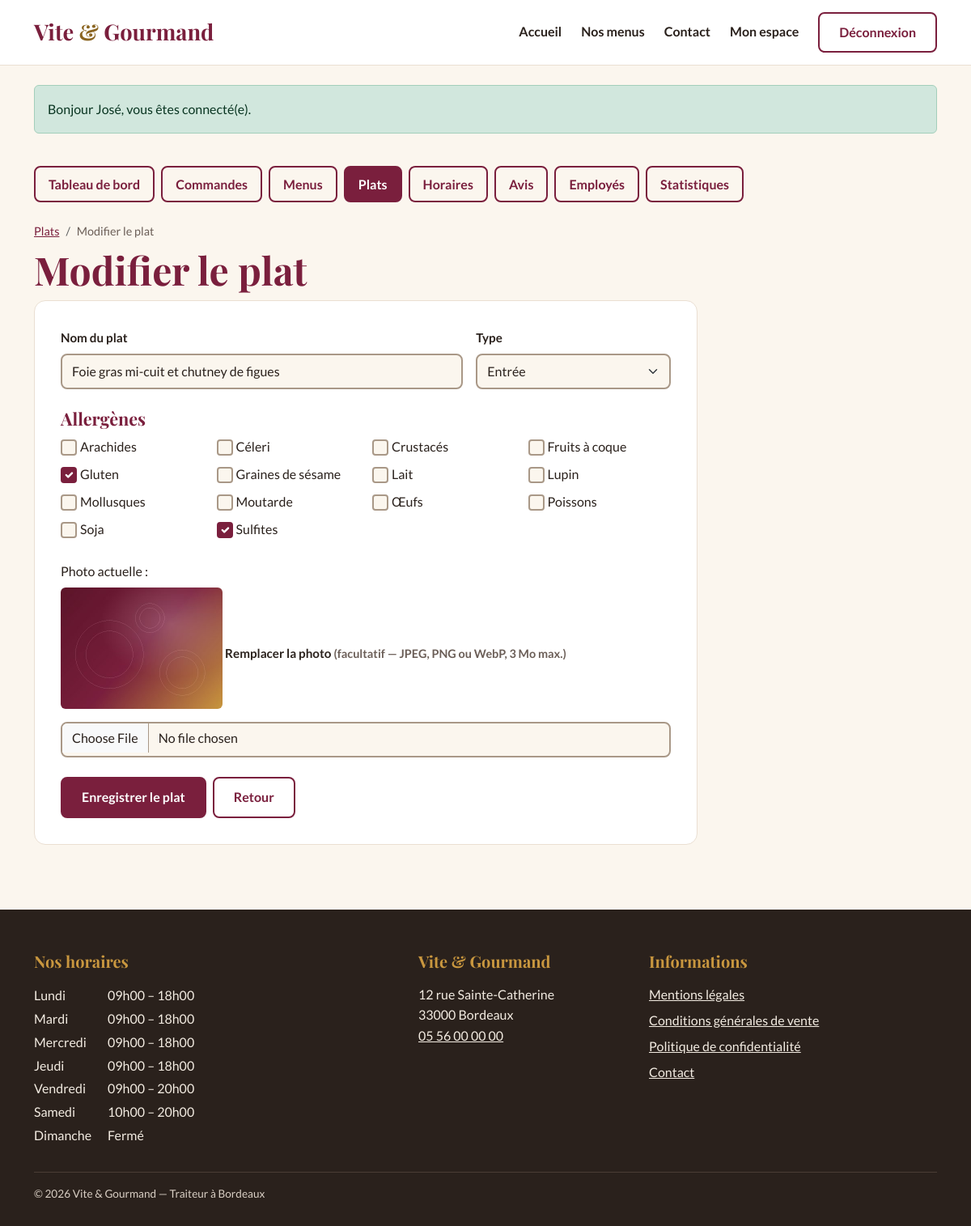
The page /employe/plat?id=1 (signed in) on the database its author committed.
### tables this page shows
CREATE TABLE plat (
    plat_id     INT           NOT NULL AUTO_INCREMENT,
    titre_plat  VARCHAR(100)  NOT NULL,
    type_plat   ENUM('entree','plat','dessert') NOT NULL,
    photo       VARCHAR(255)  NULL,
    PRIMARY KEY (plat_id)
);

CREATE TABLE allergene (
    allergene_id  INT          NOT NULL AUTO_INCREMENT,
    libelle       VARCHAR(50)  NOT NULL,
    PRIMARY KEY (allergene_id),
    UNIQUE KEY uk_allergene_libelle (libelle)
);

CREATE TABLE horaire (
    horaire_id       INT          NOT NULL AUTO_INCREMENT,
    jour             VARCHAR(10)  NOT NULL,
    ordre            TINYINT      NOT NULL,
    heure_ouverture  TIME         NULL,
    heure_fermeture  TIME         NULL,
    PRIMARY KEY (horaire_id),
    UNIQUE KEY uk_horaire_jour (jour)
);

### src/helpers.php (called while the page is built, shortened)
<?php
function e(mixed $valeur): string
{
    return htmlspecialchars((string) $valeur, ENT_QUOTES | ENT_SUBSTITUTE, 'UTF-8');
}
function render(string $gabarit, array $donnees = [], string $layout = 'layout'): void
{
    extract($donnees, EXTR_SKIP);
    require ROOT . "/templates/pages/$gabarit.php";
    require ROOT . "/templates/$layout.php";
}
function partial(string $nom, array $donnees = []): void
{
    extract($donnees, EXTR_SKIP);
    require ROOT . "/templates/partials/$nom.php";
}
function attrErreur(array $erreurs, string $champ): string
{
    return isset($erreurs[$champ])
        ? ' is-invalid" aria-invalid="true" aria-describedby="erreur-' . e($champ)
        : '';
}

### src/Controllers/GestionMenuController.php (called while the page is built, shortened)
<?php
final class GestionMenuController
{
    public function platForm(): void
    {
        $id = (int) ($_GET['id'] ?? 0);
        $plat = $id ? Plat::trouver($id) : null;
        render('gestion/plat-form', [
            'titrePage'  => $plat ? 'Modifier le plat' : 'Nouveau plat',
            'plat'       => $plat,
            'valeurs'    => $_SESSION['old'] ?? ($plat ?? []),
            'allergenesPlat' => $_SESSION['old']['allergenes'] ?? ($plat['allergenes'] ?? []),
            'allergenes' => Plat::allergenes(),
            'erreurs'    => $_SESSION['erreurs'] ?? [],
        ]);
    }
}

### public/index.php (called while the page is built, shortened)
<?php
$router = new Router();
$router->get('/', [PageController::class, 'accueil']);
$router->get('/menus', [MenuController::class, 'index']);
$router->get('/menu', [MenuController::class, 'detail']);
$router->get('/api/menus', [MenuController::class, 'api']);
$router->get('/contact', [ContactController::class, 'formulaire']);
$router->post('/contact', [ContactController::class, 'envoyer']);
$router->get('/mentions-legales', [PageController::class, 'mentionsLegales']);
$router->get('/cgv', [PageController::class, 'cgv']);
$router->get('/confidentialite', [PageController::class, 'confidentialite']);
$router->get('/inscription', [AuthController::class, 'inscriptionForm']);
$router->post('/inscription', [AuthController::class, 'inscrire']);
$router->get('/connexion', [AuthController::class, 'connexionForm']);
$router->post('/connexion', [AuthController::class, 'connecter']);
$router->post('/deconnexion', [AuthController::class, 'deconnecter']);
$router->get('/mot-de-passe-oublie', [AuthController::class, 'oubliForm']);
$router->post('/mot-de-passe-oublie', [AuthController::class, 'envoyerLien']);
$router->get('/reinitialiser-mot-de-passe', [AuthController::class, 'reinitialiserForm']);
$router->post('/reinitialiser-mot-de-passe', [AuthController::class, 'reinitialiser']);
$router->get('/commande', [CommandeController::class, 'formulaire']);
$router->post('/commande', [CommandeController::class, 'valider']);
$router->get('/api/devis', [CommandeController::class, 'devis']);
$router->get('/espace', [EspaceController::class, 'utilisateur']);
$router->get('/espace/commande', [EspaceController::class, 'commande']);
$router->get('/espace/commande/modifier', [EspaceController::class, 'modifierForm']);
$router->post('/espace/commande/modifier', [EspaceController::class, 'modifier']);
$router->post('/espace/commande/annuler', [EspaceController::class, 'annuler']);
$router->post('/espace/avis', [EspaceController::class, 'avis']);
$router->get('/espace/profil', [EspaceController::class, 'profilForm']);
$router->post('/espace/profil', [EspaceController::class, 'profil']);
$router->get('/employe', [GestionController::class, 'employe']);
$router->get('/employe/commandes', [GestionCommandeController::class, 'index']);
$router->get('/employe/commande', [GestionCommandeController::class, 'detail']);
$router->post('/employe/commande/statut', [GestionCommandeController::class, 'statut']);
$router->post('/employe/commande/annuler', [GestionCommandeController::class, 'annuler']);
$router->get('/employe/commande/modifier', [GestionCommandeController::class, 'modifierForm']);
$router->post('/employe/commande/modifier', [GestionCommandeController::class, 'modifier']);
$router->get('/employe/menus', [GestionMenuController::class, 'menus']);
$router->get('/employe/menu', [GestionMenuController::class, 'menuForm']);
$router->post('/employe/menu', [GestionMenuController::class, 'menuEnregistrer']);
$router->post('/employe/menu/supprimer', [GestionMenuController::class, 'menuSupprimer']);
$router->post('/employe/menu/image/supprimer', [GestionMenuController::class, 'imageSupprimer']);
$router->get('/employe/plats', [GestionMenuController::class, 'plats']);
$router->get('/employe/plat', [GestionMenuController::class, 'platForm']);
$router->post('/employe/plat', [GestionMenuController::class, 'platEnregistrer']);
$router->post('/employe/plat/supprimer', [GestionMenuController::class, 'platSupprimer']);
$router->get('/employe/horaires', [GestionController::class, 'horairesForm']);
$router->post('/employe/horaires', [GestionController::class, 'horaires']);
$router->get('/employe/avis', [GestionController::class, 'avis']);
$router->post('/employe/avis', [GestionController::class, 'modererAvis']);
$router->get('/admin', [GestionController::class, 'admin']);
$router->get('/admin/employes', [AdminController::class, 'employes']);
$router->post('/admin/employes', [AdminController::class, 'creerEmploye']);
$router->post('/admin/employes/statut', [AdminController::class, 'basculerEmploye']);
$router->get('/admin/statistiques', [AdminController::class, 'statistiques']);
try {
    $router->dispatch($_SERVER['REQUEST_METHOD'], $_SERVER['REQUEST_URI']);
} catch (Throwable $e) {
    error_log((string) $e);
    http_response_code(500);
    if (env('APP_ENV') === 'dev') {
        echo '<pre>' . e((string) $e) . '</pre>';
    } else {
        render('erreur', ['titre' => 'Erreur', 'message' => 'Une erreur inattendue est survenue. Merci de réessayer plus tard.']);
    }
}

### src/Database.php (called while the page is built, shortened)
<?php
final class Database
{
    private static ?PDO $pdo = null;
    public static function get(): PDO
    {
        if (self::$pdo === null) {
            $dsn = sprintf(
                'mysql:host=%s;port=%s;dbname=%s;charset=utf8mb4',
                env('DB_HOST', '127.0.0.1'),
                env('DB_PORT', '3306'),
                env('DB_NAME', 'vite_gourmand')
            );
            $options = [
                PDO::ATTR_ERRMODE            => PDO::ERRMODE_EXCEPTION,
                PDO::ATTR_DEFAULT_FETCH_MODE => PDO::FETCH_ASSOC,
                PDO::ATTR_EMULATE_PREPARES   => false,
            ];
            self::$pdo = new PDO($dsn, env('DB_USER', 'root'), env('DB_PASSWORD', ''), $options);
        }
        return self::$pdo;
    }
}

### src/Models/Plat.php (called while the page is built, shortened)
<?php
final class Plat
{
    public static function trouver(int $id): ?array
    {
        $stmt = Database::get()->prepare('SELECT * FROM plat WHERE plat_id = :id');
        $stmt->execute(['id' => $id]);
        $plat = $stmt->fetch();
        $stmt = Database::get()->prepare('SELECT allergene_id FROM plat_allergene WHERE plat_id = :id');
        $stmt->execute(['id' => $id]);
        $plat['allergenes'] = array_map('intval', $stmt->fetchAll(\PDO::FETCH_COLUMN));
        return $plat;
    }
    public static function allergenes(): array
    {
        return Database::get()->query('SELECT allergene_id, libelle FROM allergene ORDER BY libelle')->fetchAll();
    }
}

### src/Models/Horaire.php (called while the page is built, shortened)
<?php
final class Horaire
{
    public static function tous(): array
    {
        try {
            return Database::get()
                ->query('SELECT horaire_id, jour, heure_ouverture, heure_fermeture FROM horaire ORDER BY ordre')
                ->fetchAll();
        } catch (\Throwable $e) {
            error_log($e->getMessage());
            return [];
        }
    }
    public static function format(?string $heure): string
    {
        return $heure ? str_replace(':', 'h', substr($heure, 0, 5)) : '';
    }
}

### templates/pages/gestion/plat-form.php (the view, shortened to what this page needs)
<?php use App\Models\Plat; $v = fn (string $k) => e($valeurs[$k] ?? ''); ?>
<div class="container py-4 pb-5">
    <nav aria-label="Fil d'Ariane" class="fil pt-0">
        <ol class="breadcrumb">
            <li class="breadcrumb-item"><a href="/employe/plats">Plats</a></li>
            <li class="breadcrumb-item active" aria-current="page"><?= e($titrePage) ?></li>
        </ol>
    </nav>
    <h1><?= e($titrePage) ?></h1>
    <form method="post" action="/employe/plat" enctype="multipart/form-data" class="carte formulaire page-etroite" novalidate>
        <div class="row g-3">
            <div class="col-md-8">
                <label for="titre_plat" class="form-label">Nom du plat</label>
                <input type="text" class="form-control<?= attrErreur($erreurs, 'titre_plat') ?>" id="titre_plat" name="titre_plat" value="<?= $v('titre_plat') ?>" required maxlength="100">
            </div>
            <div class="col-md-4">
                <label for="type_plat" class="form-label">Type</label>
                <select class="form-select<?= attrErreur($erreurs, 'type_plat') ?>" id="type_plat" name="type_plat" required>
                    <?php foreach (Plat::TYPES as $cle => $libelle): ?><option value="<?= e($cle) ?>"<?= ($valeurs['type_plat'] ?? '') === $cle ? ' selected' : '' ?>><?= e($libelle) ?></option><?php endforeach; ?>
                </select>
            </div>
        </div>
        <fieldset class="mt-4" id="allergenes">
            <legend class="h3">Allergènes</legend>
            <div class="grille-allergenes">
                <?php foreach ($allergenes as $a): ?>
                    <div class="form-check">
                        <input class="form-check-input" type="checkbox" name="allergenes[]" value="<?= (int) $a['allergene_id'] ?>" id="al-<?= (int) $a['allergene_id'] ?>"
                            <?= in_array((int) $a['allergene_id'], array_map('intval', $allergenesPlat), true) ? 'checked' : '' ?>>
                        <label class="form-check-label" for="al-<?= (int) $a['allergene_id'] ?>"><?= e($a['libelle']) ?></label>
                    </div>
                <?php endforeach; ?>
            </div>
        </fieldset>
        <div class="mt-4">
            <?php if (!empty($plat['photo'])): ?>
                <p class="mb-2">Photo actuelle :</p>
                <img src="/<?= e($plat['photo']) ?>" alt="Photo actuelle : <?= e($plat['titre_plat']) ?>" width="200" height="150" class="miniature mb-3">
            <?php endif; ?>
            <label for="photo" class="form-label"><?= !empty($plat['photo']) ? 'Remplacer la photo' : 'Photo' ?> <span class="text-aide">(facultatif — JPEG, PNG ou WebP, 3 Mo max.)</span></label>
            <input type="file" class="form-control<?= attrErreur($erreurs, 'photo') ?>" id="photo" name="photo" accept="image/jpeg,image/png,image/webp">
        </div>
        <div class="d-flex gap-2 mt-4">
            <button type="submit" class="btn btn-primaire">Enregistrer le plat</button>
            <a href="/employe/plats" class="btn btn-secondaire">Retour</a>
        </div>
    </form>
</div>

### templates/partials/footer.php (shortened to what this page needs)
<?php use App\Models\Horaire; $horaires = Horaire::tous(); ?>
<footer class="pied">
    <div class="container">
        <div class="row g-4">
            <div class="col-md-5">
                <h2 class="titre-pied">Nos horaires</h2>
                <table class="horaires">
                    <tbody>
                    <?php foreach ($horaires as $h): ?>
                        <tr>
                            <th scope="row"><?= e($h['jour']) ?></th>
                            <td>
                                <?= $h['heure_ouverture']
                                    ? e(Horaire::format($h['heure_ouverture'])) . ' – ' . e(Horaire::format($h['heure_fermeture']))
                                    : 'Fermé' ?>
                            </td>
                        </tr>
                    <?php endforeach; ?>
                    </tbody>
                </table>
            </div>
            <div class="col-md-3">
                <h2 class="titre-pied">Vite &amp; Gourmand</h2>
                <address>
                    12 rue Sainte-Catherine<br>
                    33000 Bordeaux<br>
                    <a href="tel:+33556000000">05 56 00 00 00</a>
                </address>
            </div>
            <div class="col-md-4">
                <h2 class="titre-pied">Informations</h2>
                <ul class="liens-pied">
                    <li><a href="/mentions-legales">Mentions légales</a></li>
                    <li><a href="/cgv">Conditions générales de vente</a></li>
                    <li><a href="/confidentialite">Politique de confidentialité</a></li>
                    <li><a href="/contact">Contact</a></li>
                </ul>
            </div>
        </div>
        <p class="copyright">© <?= date('Y') ?> Vite &amp; Gourmand — Traiteur à Bordeaux</p>
    </div>
</footer>

### public/assets/css/style.css (style rules this page uses)
:root { --bordeaux: #7A1F3D; --bordeaux-fonce: #5C1529; --or: #C9973F; --or-texte: #8A6420; --creme: #FBF6EE; --encre: #2A211C; --gris: #6B5E57; --sauge: #4F6F4A; --alerte: #B42318; --bordure: #EADFD2; --police-titre: 'Playfair Display', Georgia, serif; --police-texte: 'Lato', Arial, sans-serif; --bs-body-font-family: var(--police-texte); --bs-body-color: var(--encre); --bs-body-bg: var(--creme); --bs-link-color-rgb: 122, 31, 61; --bs-link-hover-color-rgb: 92, 21, 41; }
body { font-size: 1rem; line-height: 1.6; }
h1, h2, h3, .h1, .h2, .h3 { font-family: var(--police-titre); color: var(--bordeaux); font-weight: 700; line-height: 1.2; }
h1 { font-size: clamp(1.9rem, 4vw, 3rem); }
h2 { font-size: clamp(1.6rem, 3vw, 2.1rem); }
h3, .h3 { font-size: 1.35rem; }
a { color: var(--bordeaux); }
.text-aide { color: var(--gris); font-size: .9rem; }
.btn { font-weight: 700; border-radius: 8px; padding: .7rem 1.5rem; border-width: 2px; min-height: 44px; }
.btn-primaire { background: var(--bordeaux); border-color: var(--bordeaux); color: #fff; }
.btn-secondaire { background: #fff; border-color: var(--bordeaux); color: var(--bordeaux); }
.carte { background: #fff; border: 1px solid var(--bordure); border-radius: 14px; padding: 1.6rem; }
.fil { padding-top: 1.5rem; font-size: .9rem; }
.fil .breadcrumb { margin-bottom: .5rem; }
.fil .breadcrumb-item.active { color: var(--gris); }
.form-label { font-weight: 700; font-size: .95rem; }
.form-control, .form-select { border: 2px solid #A99887; border-radius: 8px; min-height: 44px; }
.page-etroite { max-width: 820px; }
.formulaire { padding: 2rem; }
.pied { background: var(--encre); color: #F3ECE2; padding: 3.25rem 0 1.75rem; margin-top: 2rem; }
.titre-pied { font-family: var(--police-titre); color: var(--or); font-size: 1.25rem; margin-bottom: 1rem; }
.pied a { color: #F3ECE2; }
.pied address { font-style: normal; }
.horaires th { font-weight: 400; padding: .1rem 1.25rem .1rem 0; }
.horaires td { padding: .1rem 0; }
.liens-pied { list-style: none; padding: 0; }
.liens-pied li { margin-bottom: .4rem; }
.copyright { border-top: 1px solid #4A3D35; margin: 2rem 0 0; padding-top: 1rem; font-size: .85rem; color: #D9CFC4; }
.form-check-input { width: 1.25em; height: 1.25em; border: 2px solid #A99887; }
.form-check-input:checked { background-color: var(--bordeaux); border-color: var(--bordeaux); }
.miniature { object-fit: cover; border-radius: 6px; }
.grille-allergenes { display: grid; grid-template-columns: repeat(auto-fill, minmax(170px, 1fr)); gap: .4rem 1rem; }

### rows shown on the page
plat: titre_plat "Foie gras mi-cuit et chutney de figues", type_plat "Entrée", photo (picture)
allergene: libelle "Arachides"
allergene: libelle "Céleri"
allergene: libelle "Crustacés"
allergene: libelle "Fruits à coque"
allergene: allergene_id "☑", libelle "Gluten"
allergene: libelle "Graines de sésame"
allergene: libelle "Lait"
allergene: libelle "Lupin"
allergene: libelle "Mollusques"
allergene: libelle "Moutarde"
allergene: libelle "Œufs"
allergene: libelle "Poissons"
allergene: libelle "Soja"
allergene: allergene_id "☑", libelle "Sulfites"
horaire: jour "Lundi", heure_ouverture "09h00", heure_fermeture "18h00"
horaire: jour "Mardi", heure_ouverture "09h00", heure_fermeture "18h00"
horaire: jour "Mercredi", heure_ouverture "09h00", heure_fermeture "18h00"
horaire: jour "Jeudi", heure_ouverture "09h00", heure_fermeture "18h00"
horaire: jour "Vendredi", heure_ouverture "09h00", heure_fermeture "20h00"
horaire: jour "Samedi", heure_ouverture "10h00", heure_fermeture "20h00"
horaire: jour "Dimanche", shows "Fermé"

### other values the page prints
$m['message'] "Bonjour José, vous êtes connecté(e)."
$libelle "Tableau de bord"
$libelle "Commandes"
$libelle "Menus"
$libelle "Plats"
$libelle "Horaires"
$libelle "Avis"
$libelle "Employés"
$libelle "Statistiques"
$titrePage "Modifier le plat"
